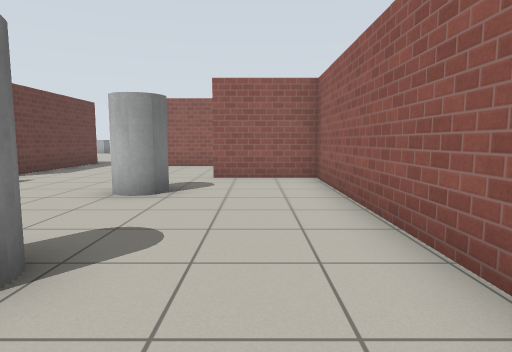
view 1 (above)

18 first-person views from a walk through a Gazebo world. The camera is 0.94 m above the floor, tilts 6° down and sees 75° across. The floor is counted in squares, 1 m on a side. Each view is taken from the middle of a square. On the plan, view 1 faces up. The plan holds only what a view shows up to about 12 squares ahead; the rest is blank. Simple patterns stand in for the simulator's built-in surfaces.

view 2
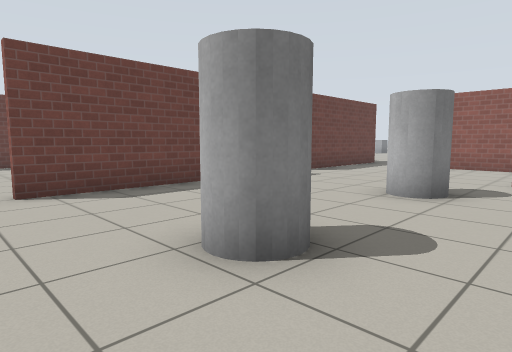

view 3
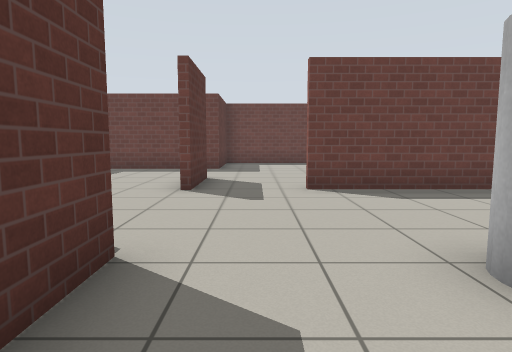

view 4
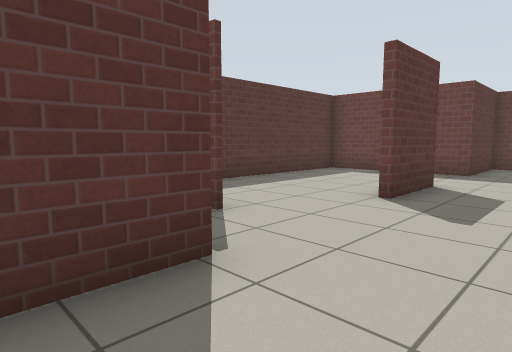

view 5
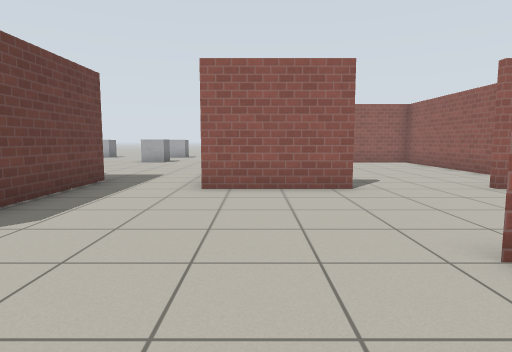

view 6
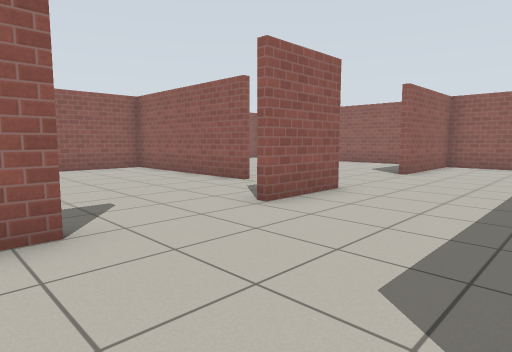

view 7
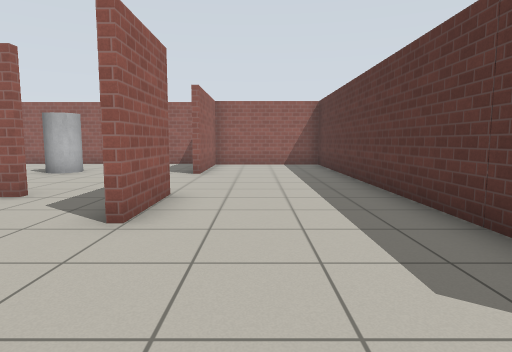

view 8
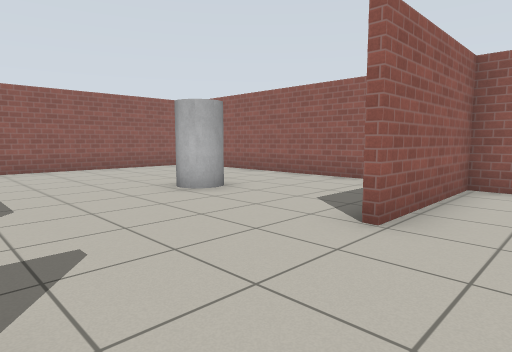

view 9
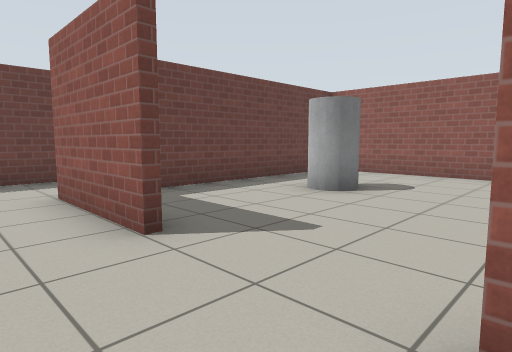

view 10
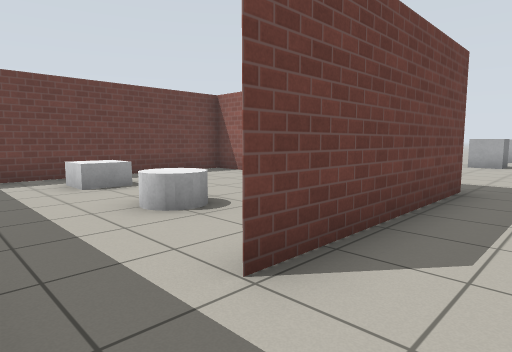

view 11
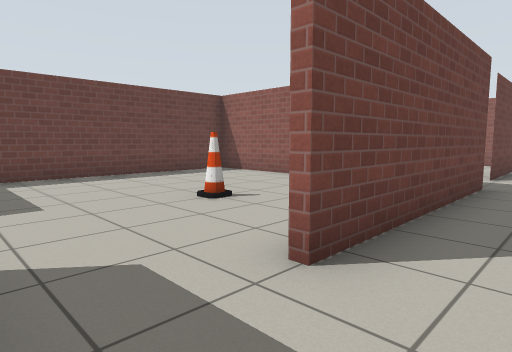

view 12
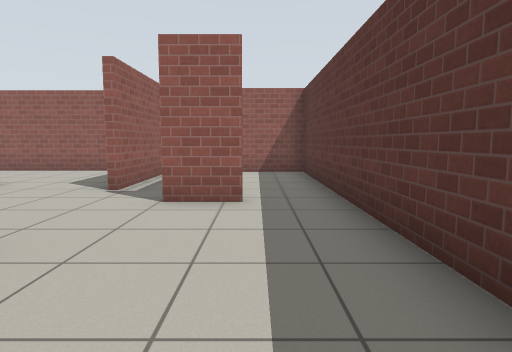

view 13
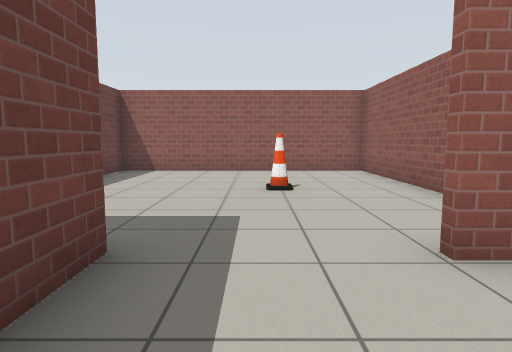

view 14
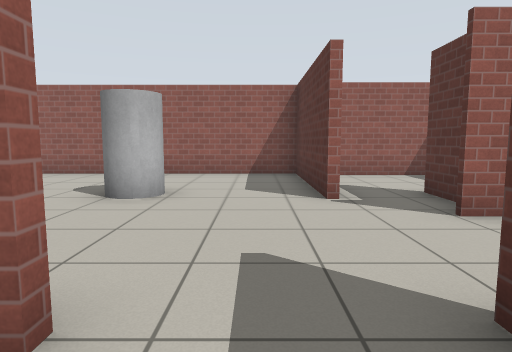

view 15
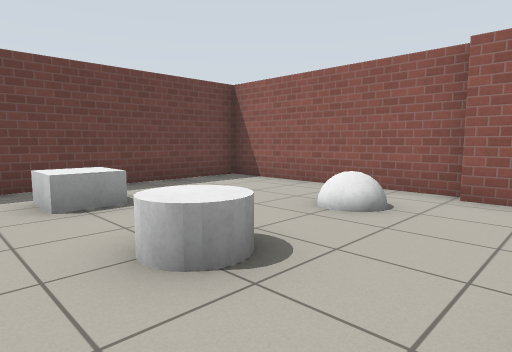

view 16
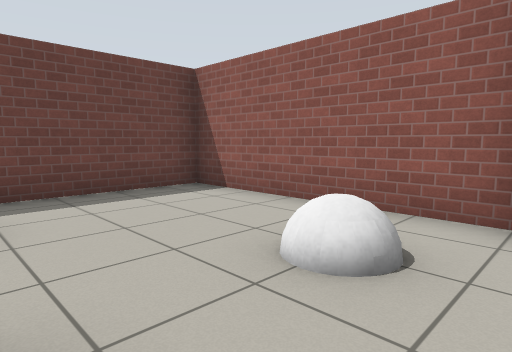

view 17
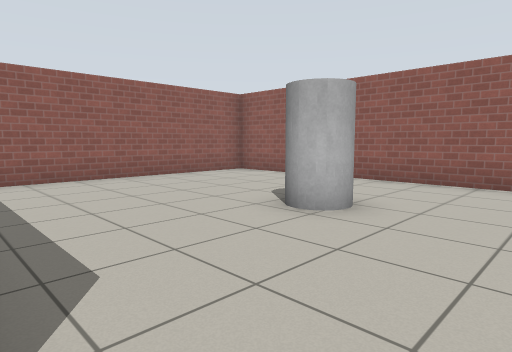

view 18
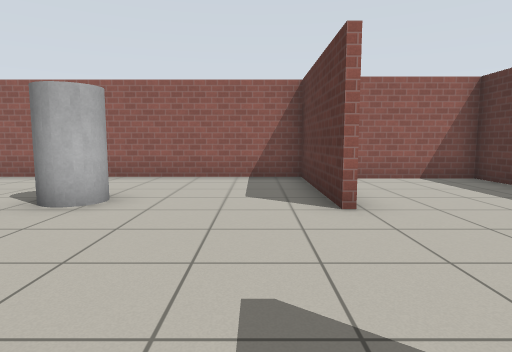

### Floor plan
Points are (right, up) in squares from view 1. A wall is a line through its corners. A room is listed if a view was taken in it or the views show most of it. See-through windows are left out.
Room 1 (views 1, 2, 3, 4, 5, 6, 7, 8, 9, 10, 11, 12, 13, 15, 17, 18)
walls: (1.1, 8.5) (11.3, 8.5) (11.3, 12.5) (7.5, 12.5); (-1, 12.5) (-4.1, 12.5); (3.9, 12.5) (1.6, 12.5); (3.5, 14.9) (3.5, 20.5) (-3.1, 20.5); (7.5, 12.8) (11.7, 12.8) (11.7, 22.5) (5, 22.5); (-6.4, 6.8) (-6.4, 1); (-6.6, 14) (-6.6, 8.5); (-4, 19.4) (-4, 14.3); (-1.6, -1.4) (-2.8, -1.4); (-2.8, -1.2) (1.6, -1.2) (1.6, 8.5) (-1.1, 8.5); (-3, -3.1) (-1.9, -3.1); (-7.9, -1.4) (-8.5, -1.4); (-3.9, -3.9) (-3.9, -2.5); (-11.3, -1.2) (-11.3, -5.5) (-4, -5.5)
ways out: opening at (-9.5, -1) to room 2; opening at (-6, 0) to room 2; opening at (-7, 8) to room 3; opening at (-2, -2) to room 4; gap at (-4, -4) to room 5; opening at (-5.5, 13.5)
objects: grey cylinder (-2, 2); grey cylinder (-2, 6); grey cylinder (-2, 17) to (-1, 17); grey cylinder (8, 17)
Room 2 (view 14)
walls: (-6.6, 1) (-6.6, 6.5) (-14.2, 6.5) (-14.2, -1.2) (-11.3, -1.2); (-8.5, -1.2) (-6.3, -1.2)
ways out: opening at (-9.5, -1) to room 1; opening at (-6, 0) to room 1
objects: cone (-10, 3)
Room 3 (view 16)
walls: (-8.4, 14.3) (-14.2, 14.3) (-14.2, 8.1); (-7.7, 13.9) (-8.5, 13.9)
ways out: opening at (-7, 8) to room 1
objects: other object (-13, 9) to (-12, 10); other object (-10, 9) to (-9, 10); other object (-10, 12) to (-9, 13)
Room 4 (no view inside)
walls: (0.4, -1.4) (-1.6, -1.4); (1.2, -3.6) (1.2, -2.2)
ways out: opening at (-2, -2) to room 1; opening at (-0.5, -3) to room 5
Room 5 (no view inside)
walls: (-4, -5.5) (1.2, -5.5) (1.2, -3.6)
ways out: gap at (-4, -4) to room 1; opening at (-0.5, -3) to room 4

Positions as (right, up) in squares from view 1, and headings:
1: (0, 0), facing up
2: (0, 0), facing up-left
3: (0, 0), facing left
4: (-1, 1), facing down-left
5: (-3, 6), facing up
6: (-2, 9), facing up-right
7: (-2, 11), facing right
8: (4, 11), facing up-right
9: (2, 11), facing up-left
10: (-5, 7), facing up-left
11: (-5, -1), facing up-left
12: (-9, -4), facing right
13: (-10, -4), facing up
14: (-8, 0), facing right
15: (-7, 8), facing up-left
16: (-8, 10), facing up-left
17: (4, 14), facing up-right
18: (3, 14), facing right
